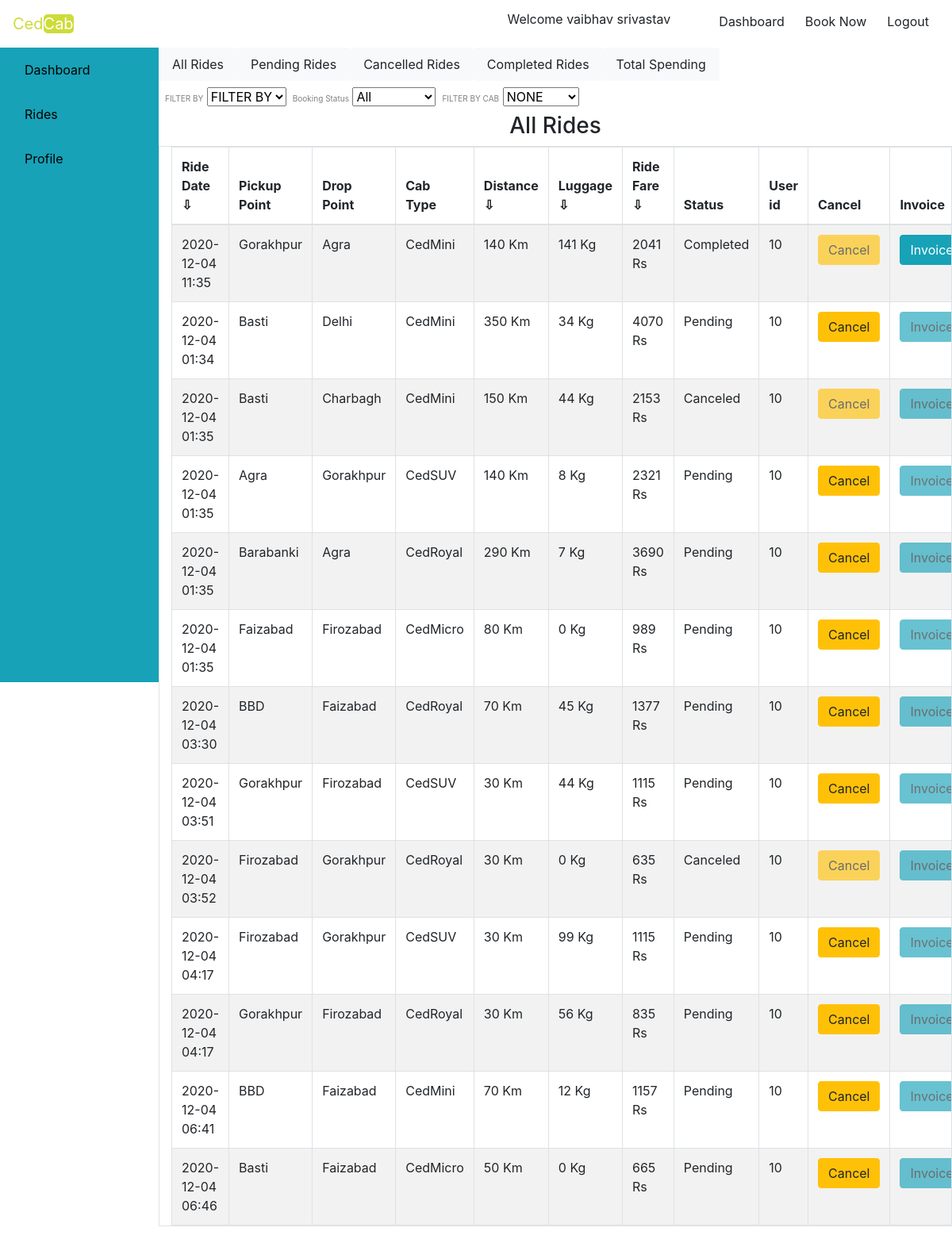
The app's page /usrride.php (signed in) with its own data.
### tables this page shows
CREATE TABLE `ride` (
  `ride_id` int(11) NOT NULL,
  `ride_date` varchar(20) NOT NULL,
  `from_distance` varchar(50) NOT NULL,
  `to_distance` varchar(50) NOT NULL,
  `cab_type` varchar(20) NOT NULL,
  `total_distance` varchar(50) NOT NULL,
  `luggage` varchar(50) NOT NULL,
  `total_fare` varchar(50) NOT NULL,
  `status` int(1) NOT NULL,
  `customer_user_id` int(50) NOT NULL
);

### dbcon.php (called while the page is built, shortened)
<?php
    class dbcon
    {
    function __construct(){
    $this->conn = new mysqli("localhost", "root", "", "cedcab");
    }
    }
    ?>

### user.php (called while the page is built, shortened)
<?php
require('dbcon.php');
class user{
     function allride($id,$conn)
    {
        $sql = "SELECT * FROM ride WHERE customer_user_id='$id'";
        $result = $conn->query($sql);
        $appr=array();
        while($row = $result->fetch_assoc()){
            array_push($appr, $row);
        }
        return $appr;
    }
}
?>

### usrride.php (the view, shortened to what this page needs)
<?php
if($_SESSION['userdata']['is_admin']==1)
{
include('header.php');
include('adminwrk.php');
 ?>
<header>
      <nav  class="navbar navbar-expand-lg">
          <a class="navbar-brand nos" href="#">Ced<span class="gree">Cab</span></a>
          <button class="navbar-toggler" type="button" data-toggle="collapse" data-target="#navbarSupportedContent" aria-controls="navbarSupportedContent" aria-expanded="false" aria-label="Toggle navigation">
              <span><i class="fas fa-bars logo text-dark"></i></span>
            </button>
            <div class="collapse navbar-collapse" id="navbarSupportedContent">
              <ul class="navbar-nav ml-auto">
                  <li class="nav-item rbtn">
                      <a class="btn" href="admin.php">Dashboard</a>
                      <a class="btn" href="logout.php">Logout</a>
                  </li>
              </ul>
          </div>
      </nav>
  </header>
  <?php
    echo '<h1 class="text-center text-weight-bold text-dark">ADMIN can not Enter User Area</h1>';
}
else {
include('user.php');
include('header.php');
include('navs.php');
include('ussidebar.php');
?>
<nav class="nav nav-pills nav-justified col-sm-10">
    <button class="nav-link btn btn-light " id="allridu">All Rides</button>
    <a class="nav-link btn btn-light " href="upenride.php">Pending Rides</a>
    <a class="nav-link btn btn-light " href="ucanride.php">Cancelled Rides</a>
    <a class="nav-link btn btn-light " href="ucomride.php">Completed Rides</a>
    <button class="nav-link btn btn-light " id="ernridu">Total Spending</button>
  </nav>
<div id="drp" class="row p-2">
<div class="mr-2" id="srt">
  <label for="sorting">FILTER BY</label>
  <select name="sortu" id="sortu">
  <option value="" selected hidden disabled>FILTER BY</option>
  </select>
  </div>
  <div class="mr-2" id="cstats">
  <label for="stat">Booking Status</label>
  <select name="cstat" id="cstat">
  <option value="" selected>All</option>
  </select>
  </div>
  <div class="mr-2" id="cfilt" >
  <label for="filter">FILTER BY CAB</label>
  <select name="cfil" id="cfil">
  <option value="" selected>NONE</option>
  </select>
  </div>
</div>
<div id="allru">
  <h3 class="text-center">All Rides</h3>
    <table id="tbl" class="container-fluid col-lg-10 mr-lg-2 table table-responsive table-hover table-bordered table-striped">
        <thead>
            <th onclick="sortTable(0,tbl)">Ride Date ⇩</th>
            <th>Pickup Point</th>
            <th>Drop Point</th>
            <th>Cab Type</th>
            <th onclick="sortTablen(4,tbl)">Distance ⇩</th>
            <th onclick="sortTablen(5,tbl)">Luggage ⇩</th>
            <th onclick="sortTablen(6,tbl)">Ride Fare ⇩</th>
            <th>Status</th>
            <th>User id</th>
            <th>Cancel</th>
            <th>Invoice</th>
        </thead>
        <tbody id="tblc">
        <?php
            $id=$_SESSION['userdata']['user_id'];
            $adm = new user();
            $admc = new dbcon();
            $showr = $adm->allride($id,$admc->conn);
            foreach($showr as $key=>$val)
            {
              echo "<tr><td>".$val['ride_date']."</td><td>".$val['from_distance']."</td><td>".$val['to_distance']."</td><td>".$val['cab_type']."</td><td>".$val['total_distance']." Km</td><td>".$val['luggage']." Kg</td><td>".$val['total_fare']." Rs</td><td>";
              if($val['status']==1)
              {
                echo "Pending</td>";
              }
              if($val['status']==0)
              {
                echo "Canceled</td>";
              }
              if($val['status']==2)
              {
                echo "Completed</td>";
              }
              echo  "<td>".$val['customer_user_id']."</td>";
              if($val['status']==1)
              {
                echo "<td><a class='btn btn-warning' href='usrride.php?action=blk&id=".$val['ride_id']."'>Cancel</a></td>";
              }
              else{
                echo "<td><a class='btn btn-warning disabled' >Cancel</a></td>";
              }
              if($val['status']==2)
              {
                echo "<td><a class='btn btn-info' href='invoiceu.php?id=".$val['ride_id']."'>Invoice</a></td>";
              }
              else{
                echo "<td><a class='btn btn-info disabled'>Invoice</a></td>";
              }
            }
        ?>
        </tbody>
    </table>
  </div>
  <?php include('adfoot.php');} ?>

### style.css (style rules this page uses)
label { font-size: 10px; margin: auto; padding: auto; color: grey; }
th { cursor: pointer; }

### records on screen
ride: ride_date "2020-12-04 11:35", from_distance "Gorakhpur", to_distance "Agra", cab_type "CedMini", total_distance "140", luggage "141", total_fare "2041", status "Completed", customer_user "10"
ride: ride_date "2020-12-04 01:34", from_distance "Basti", to_distance "Delhi", cab_type "CedMini", total_distance "350", luggage "34", total_fare "4070", status "Pending", customer_user "10"
ride: ride_date "2020-12-04 01:35", from_distance "Basti", to_distance "Charbagh", cab_type "CedMini", total_distance "150", luggage "44", total_fare "2153", status "Canceled", customer_user "10"
ride: ride_date "2020-12-04 01:35", from_distance "Agra", to_distance "Gorakhpur", cab_type "CedSUV", total_distance "140", luggage "8", total_fare "2321", status "Pending", customer_user "10"
ride: ride_date "2020-12-04 01:35", from_distance "Barabanki", to_distance "Agra", cab_type "CedRoyal", total_distance "290", luggage "7", total_fare "3690", status "Pending", customer_user "10"
ride: ride_date "2020-12-04 01:35", from_distance "Faizabad", to_distance "Firozabad", cab_type "CedMicro", total_distance "80", luggage "0", total_fare "989", status "Pending", customer_user "10"
ride: ride_date "2020-12-04 03:30", from_distance "BBD", to_distance "Faizabad", cab_type "CedRoyal", total_distance "70", luggage "45", total_fare "1377", status "Pending", customer_user "10"
ride: ride_date "2020-12-04 03:51", from_distance "Gorakhpur", to_distance "Firozabad", cab_type "CedSUV", total_distance "30", luggage "44", total_fare "1115", status "Pending", customer_user "10"
ride: ride_date "2020-12-04 03:52", from_distance "Firozabad", to_distance "Gorakhpur", cab_type "CedRoyal", total_distance "30", luggage "0", total_fare "635", status "Canceled", customer_user "10"
ride: ride_date "2020-12-04 04:17", from_distance "Firozabad", to_distance "Gorakhpur", cab_type "CedSUV", total_distance "30", luggage "99", total_fare "1115", status "Pending", customer_user "10"
ride: ride_date "2020-12-04 04:17", from_distance "Gorakhpur", to_distance "Firozabad", cab_type "CedRoyal", total_distance "30", luggage "56", total_fare "835", status "Pending", customer_user "10"
ride: ride_date "2020-12-04 06:41", from_distance "BBD", to_distance "Faizabad", cab_type "CedMini", total_distance "70", luggage "12", total_fare "1157", status "Pending", customer_user "10"
ride: ride_date "2020-12-04 06:46", from_distance "Basti", to_distance "Faizabad", cab_type "CedMicro", total_distance "50", luggage "0", total_fare "665", status "Pending", customer_user "10"

### other values on screen
$_SESSION['userdata']['username'] "vaibhav srivastav"
